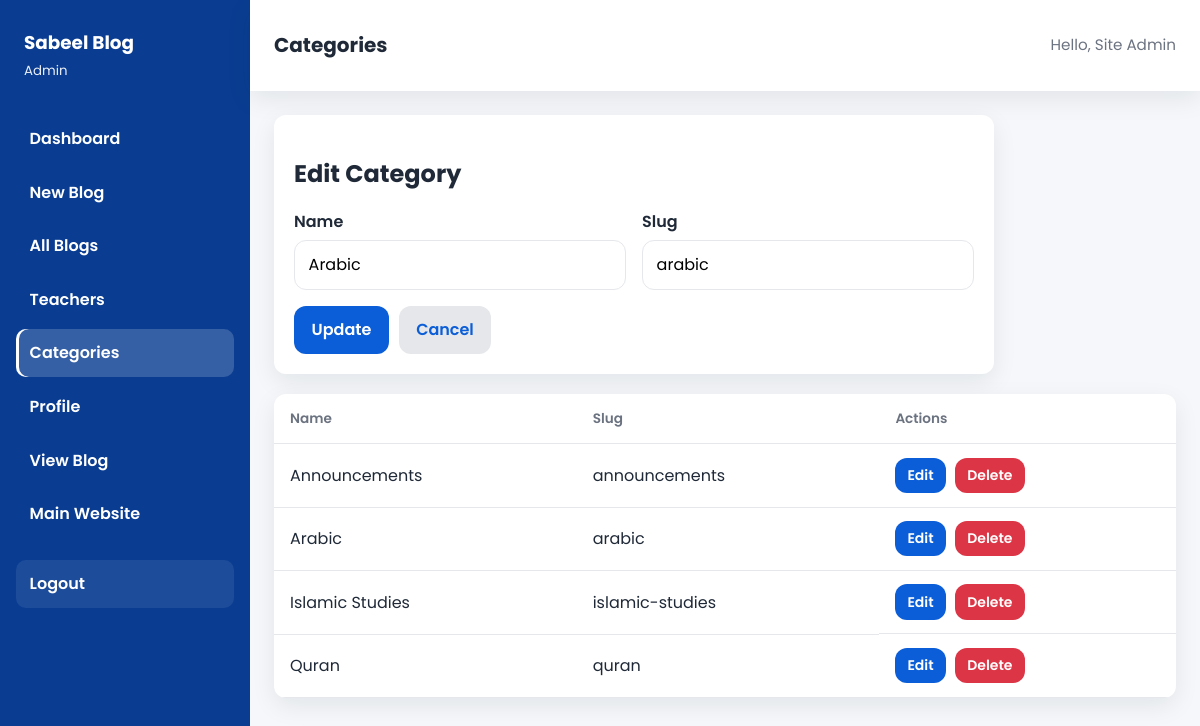
Screenshot of /categories.php?edit=2 (signed in) with the database file from the repository.
### tables this page shows
CREATE TABLE IF NOT EXISTS categories (
  id INT UNSIGNED NOT NULL AUTO_INCREMENT,
  name VARCHAR(100) NOT NULL,
  slug VARCHAR(120) NOT NULL,
  created_at DATETIME NOT NULL DEFAULT CURRENT_TIMESTAMP,
  PRIMARY KEY (id),
  UNIQUE KEY uq_categories_slug (slug)
);

### includes/db.php (called while the page is built, shortened)
<?php
function db_all(PDO $pdo, string $sql, array $params = []): array
{
    $stmt = $pdo->prepare($sql);
    $stmt->execute($params);
    return $stmt->fetchAll();
}
function db_one(PDO $pdo, string $sql, array $params = []): ?array
{
    $stmt = $pdo->prepare($sql);
    $stmt->execute($params);
    $row = $stmt->fetch();
    return $row === false ? null : $row;
}

### includes/auth.php (called while the page is built, shortened)
<?php
require_once __DIR__ . '/db.php';
function e(?string $value): string
{
    return htmlspecialchars((string) $value, ENT_QUOTES, 'UTF-8');
}

### categories.php (the view, shortened to what this page needs)
<?php
require_once __DIR__ . '/includes/auth.php';
$editId = (int) ($_GET['edit'] ?? 0);
$editCat = $editId ? db_one($pdo, "SELECT * FROM categories WHERE id = ?", [$editId]) : null;
$categories = db_all($pdo, "SELECT * FROM categories ORDER BY name ASC");
require_once __DIR__ . '/includes/header.php';
?>
<form class="form-card" method="post" action="categories.php" style="margin-bottom:1.25rem; max-width:720px;">
  <h2 style="margin-bottom:1rem;"><?php echo $editCat ? 'Edit Category' : 'Add Category'; ?></h2>
  <div class="form-row">
    <div class="form-group">
      <label for="name">Name</label>
      <input type="text" id="name" name="name" required value="<?php echo e($editCat['name'] ?? ''); ?>">
    </div>
    <div class="form-group">
      <label for="slug">Slug</label>
      <input type="text" id="slug" name="slug" value="<?php echo e($editCat['slug'] ?? ''); ?>"
             placeholder="auto from name if blank">
    </div>
  </div>
  <div class="btn-group">
    <button class="btn btn-primary" type="submit"><?php echo $editCat ? 'Update' : 'Add Category'; ?></button>
    <?php if ($editCat): ?>
      <a class="btn" href="categories.php">Cancel</a>
    <?php endif; ?>
  </div>
</form>
<div class="table-wrap">
  <table>
    <thead>
      <tr>
        <th>Name</th>
        <th>Slug</th>
        <th>Actions</th>
      </tr>
    </thead>
    <tbody>
      <?php if (!$categories): ?>
        <tr><td colspan="3" class="empty-state">No categories yet.</td></tr>
      <?php else: ?>
        <?php foreach ($categories as $cat): ?>
          <tr>
            <td><?php echo e($cat['name']); ?></td>
            <td><?php echo e($cat['slug']); ?></td>
            <td class="btn-group">
              <a class="btn btn-sm btn-primary" href="categories.php?edit=<?php echo (int) $cat['id']; ?>">Edit</a>
              <form method="post" action="categories.php" style="display:inline;" data-confirm="Delete this category?">
                <button class="btn btn-sm btn-danger" type="submit" name="action" value="delete">Delete</button>
              </form>
            </td>
          </tr>
        <?php endforeach; ?>
      <?php endif; ?>
    </tbody>
  </table>
</div>
<?php require_once __DIR__ . '/includes/footer.php'; ?>

### assets/css/blog.css (style rules this page uses)
:root { --blue: #0B5ED7; --blue-dark: #084298; --grey: #F5F7FA; --text: #1f2937; --muted: #6b7280; --border: #e5e7eb; --white: #ffffff; --danger: #dc3545; --success: #198754; --warning: #f59e0b; --radius: 12px; --shadow: 0 8px 24px rgba(15, 23, 42, 0.08); --sidebar: 250px; }
body.page-admin { font-family: 'Poppins', sans-serif; color: var(--text); background: var(--grey); line-height: 1.6; margin: 0; }
body.page-admin *, body.page-admin *::before, body.page-admin *::after { box-sizing: border-box; }
body.page-admin a { color: var(--blue); text-decoration: none; }
.btn { display: inline-block; border: 0; border-radius: var(--radius); padding: 0.7rem 1.1rem; font: inherit; font-weight: 600; cursor: pointer; background: var(--border); color: var(--text); }
.btn-primary { background: var(--blue); color: #fff; }
.btn-danger { background: var(--danger); color: #fff; }
.btn-sm { padding: 0.4rem 0.75rem; font-size: 0.875rem; }
.btn-group { display: flex; flex-wrap: wrap; gap: 0.6rem; }
body.page-admin a.btn-primary, body.page-admin a.btn-primary:hover, body.page-admin a.btn-primary:focus-visible, body.page-admin a.btn-danger, body.page-admin a.btn-danger:hover, body.page-admin a.btn-danger:focus-visible, body.page-admin a.btn-success, body.page-admin a.btn-success:hover, body.page-admin a.btn-success:focus-visible { color: #fff; }
.form-card, .card { background: var(--white); border-radius: var(--radius); box-shadow: var(--shadow); padding: 1.25rem; }
.form-group { margin-bottom: 1rem; }
.form-group label { display: block; font-weight: 600; margin-bottom: 0.35rem; }
.form-group input, .form-group select, .form-group textarea { width: 100%; border: 1px solid var(--border); border-radius: var(--radius); padding: 0.7rem 0.85rem; font: inherit; background: #fff; }
.form-row { display: grid; grid-template-columns: 1fr 1fr; gap: 1rem; }
.table-wrap { overflow-x: auto; background: var(--white); border-radius: var(--radius); box-shadow: var(--shadow); }
table { width: 100%; border-collapse: collapse; }
th, td { padding: 0.85rem 1rem; text-align: left; border-bottom: 1px solid var(--border); vertical-align: middle; }
th { font-size: 0.85rem; color: var(--muted); font-weight: 600; }

### rows the page displays
categories: name "Arabic", slug "arabic"
categories: name "Announcements", slug "announcements"
categories: name "Islamic Studies", slug "islamic-studies"
categories: name "Quran", slug "quran"

### other values shown
current_user_role() "Admin"
$label "Dashboard"
$label "New Blog"
$label "All Blogs"
$label "Teachers"
$label "Categories"
$label "Profile"
$label "View Blog"
$label "Main Website"
$label "Logout"
$page_title "Categories"
current_user_name() "Site Admin"
